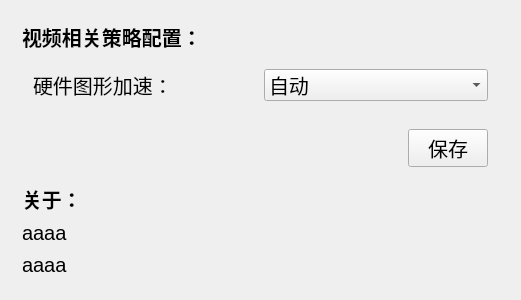
<?xml version="1.0" encoding="UTF-8"?>
<ui version="4.0">
 <class>WinSystemRule</class>
 <widget class="QWidget" name="WinSystemRule">
  <property name="geometry">
   <rect>
    <x>0</x>
    <y>0</y>
    <width>521</width>
    <height>300</height>
   </rect>
  </property>
  <property name="minimumSize">
   <size>
    <width>0</width>
    <height>120</height>
   </size>
  </property>
  <property name="maximumSize">
   <size>
    <width>16777215</width>
    <height>300</height>
   </size>
  </property>
  <property name="windowTitle">
   <string>WinSystemRule</string>
  </property>
  <layout class="QHBoxLayout" name="horizontalLayout">
   <property name="spacing">
    <number>0</number>
   </property>
   <property name="leftMargin">
    <number>0</number>
   </property>
   <property name="topMargin">
    <number>0</number>
   </property>
   <property name="rightMargin">
    <number>0</number>
   </property>
   <property name="bottomMargin">
    <number>0</number>
   </property>
   <item>
    <widget class="QWidget" name="widget" native="true">
     <layout class="QVBoxLayout" name="verticalLayout">
      <item>
       <widget class="QWidget" name="widget_6" native="true">
        <property name="styleSheet">
         <string notr="true">font-size:20px;</string>
        </property>
        <layout class="QVBoxLayout" name="verticalLayout_2">
         <item>
          <widget class="QLabel" name="label">
           <property name="styleSheet">
            <string notr="true">font-weight:bold;</string>
           </property>
           <property name="text">
            <string>视频相关策略配置：</string>
           </property>
          </widget>
         </item>
         <item>
          <widget class="QWidget" name="widget_2" native="true">
           <layout class="QHBoxLayout" name="horizontalLayout_2">
            <item>
             <widget class="QLabel" name="label_3">
              <property name="text">
               <string>硬件图形加速：</string>
              </property>
             </widget>
            </item>
            <item>
             <widget class="QComboBox" name="displayCardBox">
              <item>
               <property name="text">
                <string>自动</string>
               </property>
              </item>
              <item>
               <property name="text">
                <string>禁用</string>
               </property>
              </item>
              <item>
               <property name="text">
                <string>启用</string>
               </property>
              </item>
             </widget>
            </item>
           </layout>
          </widget>
         </item>
         <item alignment="Qt::AlignRight">
          <widget class="QWidget" name="widget_3" native="true">
           <layout class="QHBoxLayout" name="horizontalLayout_3">
            <item alignment="Qt::AlignRight">
             <widget class="QLabel" name="save_txt">
              <property name="styleSheet">
               <string notr="true">color:green;font-size:15px;</string>
              </property>
              <property name="text">
               <string/>
              </property>
             </widget>
            </item>
            <item>
             <widget class="QPushButton" name="saveBtn">
              <property name="text">
               <string>保存</string>
              </property>
             </widget>
            </item>
           </layout>
          </widget>
         </item>
         <item>
          <widget class="QLabel" name="label_2">
           <property name="styleSheet">
            <string notr="true">font-weight:bold;</string>
           </property>
           <property name="text">
            <string>关于：</string>
           </property>
          </widget>
         </item>
         <item>
          <widget class="QLabel" name="labcp">
           <property name="maximumSize">
            <size>
             <width>16777215</width>
             <height>50</height>
            </size>
           </property>
           <property name="styleSheet">
            <string notr="true">font-size:20px;</string>
           </property>
           <property name="text">
            <string>aaaa</string>
           </property>
          </widget>
         </item>
         <item>
          <widget class="QLabel" name="labver">
           <property name="maximumSize">
            <size>
             <width>16777215</width>
             <height>50</height>
            </size>
           </property>
           <property name="styleSheet">
            <string notr="true">font-size:20px</string>
           </property>
           <property name="text">
            <string>aaaa</string>
           </property>
          </widget>
         </item>
        </layout>
       </widget>
      </item>
     </layout>
    </widget>
   </item>
  </layout>
 </widget>
 <layoutdefault spacing="6" margin="11"/>
 <resources/>
 <connections/>
</ui>
